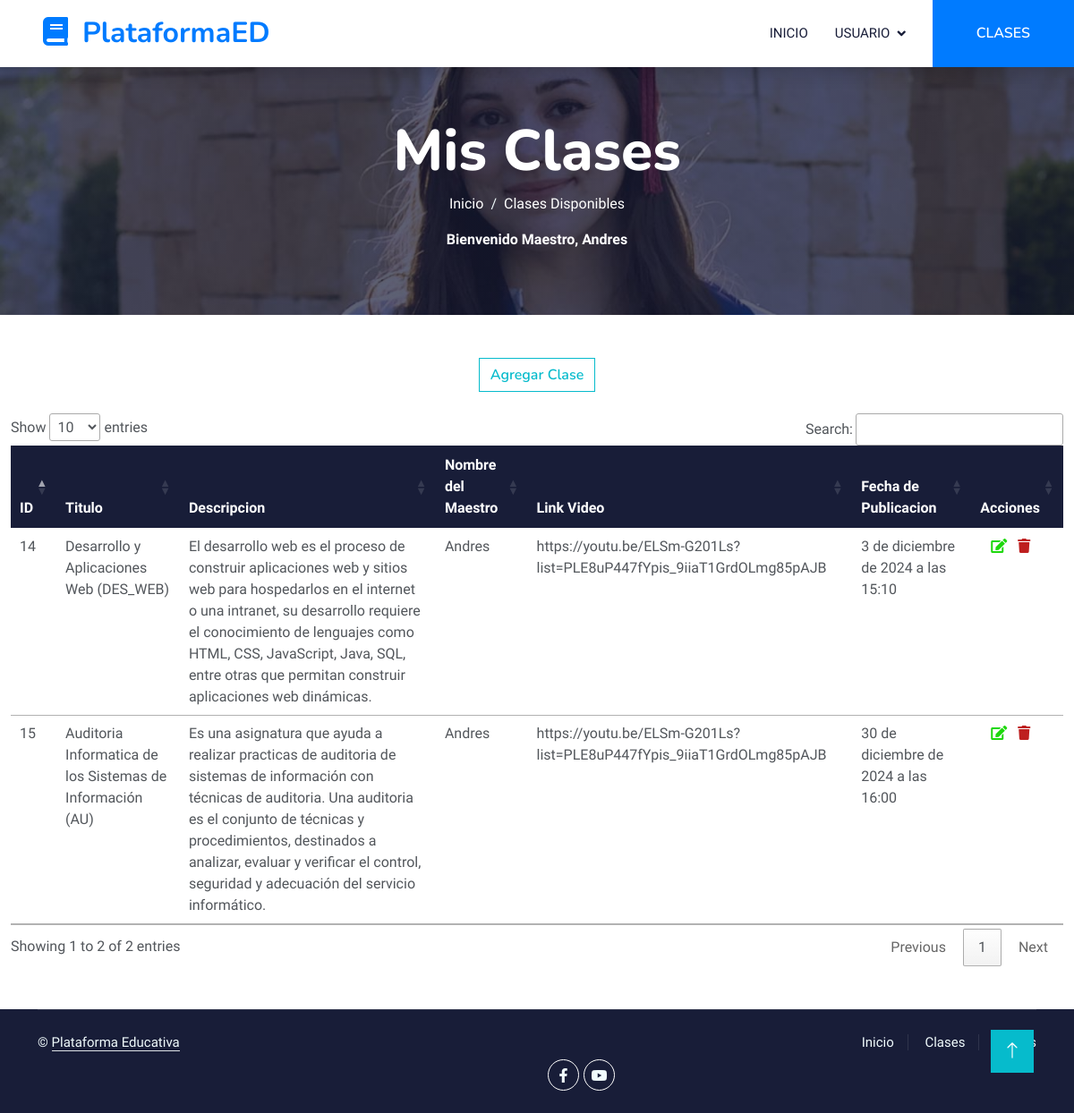
Screenshot of /dashboard_maestro/ (signed in) with the database file from the repository.
### Aplicaciones/Clase/models.py (models this page shows, shortened)
class CustomUser(AbstractUser):
    es_maestro = models.BooleanField(default=False)

class Clase(models.Model):
    id = models.AutoField(primary_key=True)
    titulo = models.CharField(max_length=255)
    descripcion = models.TextField()
    maestro = models.ForeignKey(CustomUser, on_delete=models.CASCADE, limit_choices_to={'es_maestro': True}, related_name="clases")
    video_url = models.URLField(blank=True, null=True)
    fecha_publicacion = models.DateTimeField(auto_now_add=True)

### Aplicaciones/Clase/views.py (the view)
# urls.py: path('dashboard_maestro/', views.dashboard_maestro, name='dashboard_maestro'),
@login_required
def dashboard_maestro(request):
    if not request.user.es_maestro:
        return redirect('dashboard_estudiante')
    clases = request.user.clases.all()
    return render(request, 'dashboard_maestro.html', {'clases': clases})

### Aplicaciones/Clase/templates/dashboard_maestro.html (shortened to what this page needs)
{% extends "./plantilla.html" %}
{% block body %}
<div class="container-fluid bg-primary py-2 mb-5 page-header">
    <div class="container py-5">
        <div class="row justify-content-center">
            <div class="col-lg-10 text-center">
                <h1 class="display-3 text-white animated slideInDown">Mis Clases</h1>
                <nav aria-label="breadcrumb">
                    <ol class="breadcrumb justify-content-center">
                        <li class="breadcrumb-item text-white active"><a class="text-white" href="{% url 'dashboard_maestro' %}">Inicio</a></li>
                        <li class="breadcrumb-item"><a class="text-white" href="{% url 'listadoClase' %}">Clases Disponibles</a></li>
                    </ol>
                    <b class="text-center text-white">
                        {% if user.is_authenticated %}
                        <p>Bienvenido Maestro, {{ user.username }}</p>
                        {% endif %}
                    </b>
                </nav>
            </div>
        </div>
    </div>
</div>
<div class="d-flex justify-content-center">
    <a href="{% url 'nuevaClase' %}" class="btn btn-outline-primary btn-hover">Agregar Clase</a>
</div>
<div class="container-fluid table-responsive">
    <table id="tblclass" class="table table-hover">
        <br>
        <thead>
            <tr class="table-dark">
                <th>ID</th>
                <th>Titulo</th>
                <th>Descripcion</th>
                <th>Nombre del Maestro</th>
                <th>Link Video</th>
                <th>Fecha de Publicacion</th>
                <th>Acciones</th>
            </tr>
        </thead>
       <tbody>
        {% for clase in clases %}
            <tr>
                <td>{{clase.id}}</td>
                <td>{{clase.titulo}}</td>
                <td>{{clase.descripcion}}</td>
                <td>{{clase.maestro.username }}</td>
                <td>{{clase.video_url}}</td>
                <td>{{clase.fecha_publicacion}}</td>
                <td>
                    &nbsp;&nbsp;&nbsp;<a href="{% url 'editarClase' clase.id %}" style="color:rgb(29, 216, 12)"><i class="fas fa-edit"></i></a>
                    &nbsp;&nbsp;<a onclick="return confirm('Estas seguro de eliminar esto?');"
                    href="{% url 'eliminarClase' clase.id %}" style="color:rgb(190, 31, 31)"><i class="fas fa-trash"></i></a>
                </td>
            </tr>
        {% endfor %}
        </tbody>
    </table>
    <br>
</div>
<br>
{% endblock %}

### plataforma/static/plantilla/elearning/css/style.css (style rules this page uses)
:root { --primary: #007bff; --light: #F0FBFC; --dark: #181d38; }
.btn { font-family: 'Nunito', sans-serif; font-weight: 600; transition: .5s; }
.page-header { background: linear-gradient(rgba(24, 29, 56, .7), rgba(24, 29, 56, .7)), url(../img/carousel-2.jpg); background-position: center center; background-repeat: no-repeat; background-size: cover; }
.breadcrumb-item + .breadcrumb-item::before { color: var(--light); }

### rows the page displays
CustomUser: username "Andres"
Clase: id "14", titulo "Desarrollo y Aplicaciones Web (DES_WEB)", descripcion "El desarrollo web es el proceso de construir aplicaciones web y sitios web para hospedarlos en el internet o una intranet, su desarrollo requiere el conocimiento de lenguajes como HTML, CSS, JavaScript, Java, SQL, entre otras que permitan construir aplicaciones web dinámicas.", maestro.username "Andres", video_url "https://youtu.be/ELSm-G201Ls?list=PLE8uP447fYpis_9iiaT1GrdOLmg85pAJB", fecha_publicacion "3 de diciembre de 2024 a las 15:10"
Clase: id "15", titulo "Auditoria Informatica de los Sistemas de Información (AU)", descripcion "Es una asignatura que ayuda a realizar practicas de auditoria de sistemas de información con técnicas de auditoria. Una auditoria es el conjunto de técnicas y procedimientos, destinados a analizar, evaluar y verificar el control, seguridad y adecuación del servicio informático.", maestro.username "Andres", video_url "https://youtu.be/ELSm-G201Ls?list=PLE8uP447fYpis_9iiaT1GrdOLmg85pAJB", fecha_publicacion "30 de diciembre de 2024 a las 16:00"
